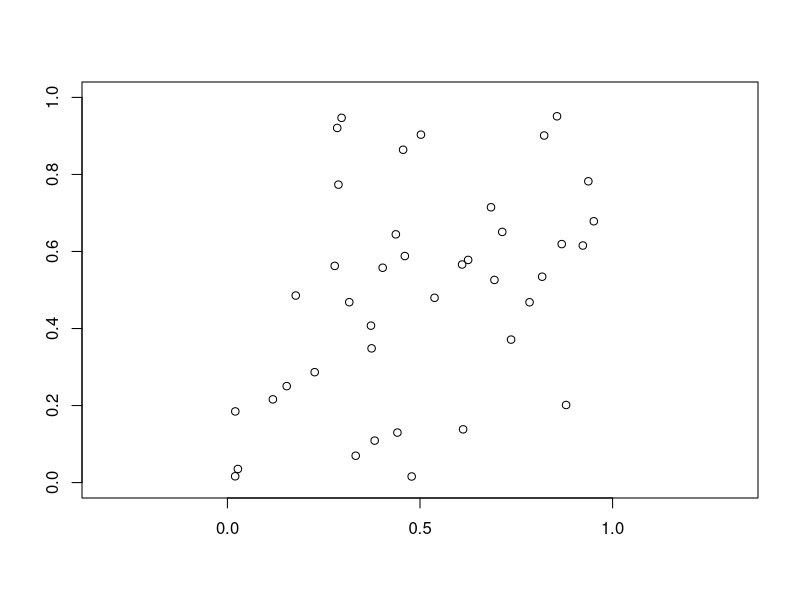

R code for this plot: (Note: this script raises an error after producing the figure.)
## ---- chunk 1
library(ggplot2) #ggplot
library(reshape2) #melt
library(parallel) #mclapply
## ---- chunk 2
#devtools::install_github("vrunge/TSP")
library(TSP)
## ---- chunk 3
n <- 40
villes <- matrix(runif(2*n), n, 2)
## ---- chunk 4
plot(villes[,1], villes[,2], xlim = c(0,1), ylim = c(0,1), xlab = "", ylab = "", asp=1, pty ="s")
## ---- chunk 5
res1 <- NN_TSP(villes)
plot(x = res1, data = villes)
(t1 <- tour_length(res1, villes))
## ---- chunk 6
res2 <- greedy_TSP_best(villes)
plot(x = res2, data = villes)
(t2 <- tour_length(res2, villes))
## ---- chunk 7
res3 <- greedy_TSP_min(villes)
plot(x = res3, data = villes)
(t3 <- tour_length(res3, villes))
## ---- chunk 8
res4 <- greedy_TSP_max(villes)
plot(x = res4, data = villes)
(t4 <- tour_length(res4, villes))
## ---- chunk 9
par(mfrow=c(2,2),
    oma = c(5,4,0,0) + 0.1,
    mar = c(1.5,1.5,1,0) + 0.1)
plot(x = res1, data = villes, main = "NN", value = t1)
plot(x = res2, data = villes, main = "best", value = t2)
plot(x = res3, data = villes, main = "min", value = t3)
plot(x = res4, data = villes, main = "max", value = t4)
## ---- chunk 10
dist <- data.frame(matrix(0,100,4))
colnames(dist) <- c("NN", "best", "min", "max")

for(i in 1:100)
{
  n <- 40
  villes <- matrix(runif(2*n), n, 2)
  
  t1 <- tour_length(NN_TSP(villes), villes)
  t2 <- tour_length(greedy_TSP_best(villes), villes)
  t3 <- tour_length(greedy_TSP_min(villes), villes)
  t4 <- tour_length(greedy_TSP_max(villes), villes)
  
  dist[i,] <- c(t1,t2,t3,t4)
}
## ---- chunk 11
df <- melt(dist)
ggplot(df, aes(x=variable, y=value)) + geom_violin()
## ---- chunk 12
colMeans(t(apply(dist,1,rank)))
## ---- chunk 13
dist <- data.frame(matrix(0,100,4))
colnames(dist) <- c("NN", "best", "min", "max")

for(i in 1:100)
{
  n <- 40
  villes <- matrix(runif(2*n), n, 2)
  
  t1 <- tour_length(NN_TSP(villes), villes)
  t2 <- tour_length(greedy_TSP_best(villes), villes)
  t3 <- tour_length(greedy_TSP_min(villes), villes)
  t4 <- tour_length(greedy_TSP_max(villes), villes)
  
  dist[i,] <- c(t1,t2,t3,t4)
}
## ---- chunk 14
df <- melt(dist)
ggplot(df, aes(x=variable, y=value)) + geom_violin()
## ---- chunk 15
colMeans(t(apply(dist,1,rank)))
## ---- chunk 16
dist <- data.frame(matrix(0,100,4))
colnames(dist) <- c("NN", "best", "min", "max")

for(i in 1:100)
{
  n <- 40
  villes <- matrix(runif(2*n), n, 2)
  
  t1 <- tour_length(NN_TSP(villes, type = "all"), villes)
  t2 <- tour_length(greedy_TSP_best(villes, type = "all"), villes)
  t3 <- tour_length(greedy_TSP_min(villes, type = "all"), villes)
  t4 <- tour_length(greedy_TSP_max(villes, type = "all"), villes)
  
  dist[i,] <- c(t1,t2,t3,t4)
}
## ---- chunk 17
df <- melt(dist)
ggplot(df, aes(x=variable, y=value)) + geom_violin()
## ---- chunk 18
colMeans(t(apply(dist,1,rank)))
## ---- chunk 19
one.simu_time_TSP <- function(i, data, algo = "NN", type = "one")
{
  if(algo == "NN")
  {
    start_time <- Sys.time()
    NN_TSP(data, type = type)
    end_time  <- Sys.time()
  }
  if(algo == "best")
  {
    start_time <- Sys.time()
    greedy_TSP_best(data, type = type)
    end_time  <- Sys.time()
  }
  if(algo == "min")
  {
    start_time <- Sys.time()
    greedy_TSP_min(data, type = type)
    end_time  <- Sys.time()
  }
  if(algo == "max")
  {
    start_time <- Sys.time()
    greedy_TSP_max(data, type = type)
    end_time  <- Sys.time()
  }
  return(unclass(end_time - start_time)[1])
}
## ---- chunk 20
my_n_vector_LOG <- seq(from = log(10), to = log(100), by = log(10)/40)
my_n_vector <- round(exp(my_n_vector_LOG))
my_n_vector
diff(log(my_n_vector))
## ---- chunk 21
p <- 50 ### répétition
df <- data.frame(matrix( nrow = 4 * length(my_n_vector), ncol = 2 + p))
colnames(df) <- c("type", "n", 1:p)
dim(df)
## ---- chunk 22
nbCores <- 8
j <- 1

for(n in my_n_vector)
{
  liste1 <- mclapply(1:p, FUN = one.simu_time_TSP,
                      data = matrix(runif(2*n), n, 2),
                     algo = "NN",
                     mc.cores = nbCores)

  liste2 <- mclapply(1:p, FUN = one.simu_time_TSP,
                     data = matrix(runif(2*n), n, 2),
                     algo = "best",
                     mc.cores = nbCores)

  liste3 <- mclapply(1:p, FUN = one.simu_time_TSP,
                     data = matrix(runif(2*n), n, 2),
                     algo = "min",
                     mc.cores = nbCores)
  liste4 <- mclapply(1:p, FUN = one.simu_time_TSP,
                     data = matrix(runif(2*n), n, 2),
                     algo = "max",
                     mc.cores = nbCores)

  df[j ,] <- c("NN", n, do.call(cbind, liste1))
  df[j+1 ,] <- c("best", n, do.call(cbind, liste2))
  df[j+2 ,] <- c("min", n, do.call(cbind, liste3))
  df[j+3 ,] <- c("max", n, do.call(cbind, liste4))
  j <- j + 4
}

df <- melt(df, id.vars = c("type","n"))
## ---- chunk 23
data_summary <- function(data, varname, groupnames)
{
  require(plyr)
  summary_func <- function(x, col)
  {
    c(mean = mean(x[[col]], na.rm=TRUE),
      q1 = quantile(x[[col]], 0.025), q3 = quantile(x[[col]], 0.975))
  }
  data_sum<-ddply(data, groupnames, .fun=summary_func,
                  varname)
  data_sum <- rename(data_sum, c("mean" = varname))
  return(data_sum)
}

df2 <- df
df2[,2] <- as.double(df[,2])
df2[,3] <- as.double(df[,3])
df2[,4] <- as.double(df[,4])
summary(df2)

df_new <- data_summary(df2, varname="value",
                           groupnames=c("type","n"))

theMin <- min(df_new[,3:5],df_new[,3:5])
theMax <- max(df_new[,3:5],df_new[,3:5])
## ---- chunk 24
ggplot(df_new, aes(x = n, y = value, col=type)) +  scale_x_log10()+
  scale_y_log10(limits = c(theMin, theMax))  +
  labs(y = "time in seconds") +  labs(x = "number of cites") +
  geom_point(size = 2, aes(shape = type)) +
  geom_errorbar(aes(ymin=`q1.2.5%`, ymax=`q3.97.5%`), width=.01) +
  scale_colour_manual(values = c("best" = "#0080FF",
                                 "max" = " dark blue", "min" = "blue", "NN" = "red")) +
  theme(axis.text.x = element_text(size=15),
        axis.text.y = element_text(size=15),
        legend.text=element_text(size=15),
        axis.title.x=element_text(size=15),
        axis.title.y=element_text(size=15),
        legend.position = c(0.7, 0.1),
        legend.title = element_blank())
## ---- chunk 25
R1 <- df_new[df_new$type == "NN",c(2,3)]
l1 <- lm(log(value) ~ log(n), data = R1, )
summary(l1)
l1$coefficients
## ---- chunk 26
R2 <- df_new[df_new$type == "best",c(2,3)]
l2 <- lm(log(value) ~ log(n), data = R2, )
summary(l2)
l2$coefficients
## ---- chunk 27
R3 <- df_new[df_new$type == "min",c(2,3)]
l3 <- lm(log(value) ~ log(n), data = R3, )
summary(l3)
l3$coefficients
## ---- chunk 28
R4 <- df_new[df_new$type == "max",c(2,3)]
l4 <- lm(log(value) ~ log(n), data = R4, )
summary(l4)
l4$coefficients
